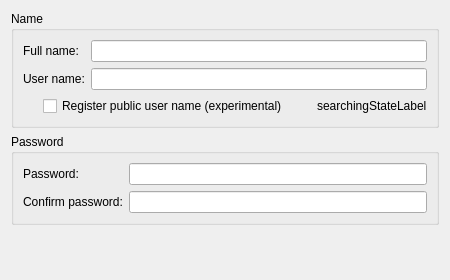
<?xml version="1.0" encoding="UTF-8"?>
<ui version="4.0">
 <class>RingAccountCredentialsPage</class>
 <widget class="QWidget" name="RingAccountCredentialsPage">
  <property name="geometry">
   <rect>
    <x>0</x>
    <y>0</y>
    <width>450</width>
    <height>280</height>
   </rect>
  </property>
  <layout class="QVBoxLayout">
   <item>
    <widget class="QGroupBox" name="nameGroupBox">
     <property name="title">
      <string>Name</string>
     </property>
     <layout class="QFormLayout">
      <item row="0" column="0">
       <widget class="QLabel" name="fullNameLabel">
        <property name="text">
         <string>Full name:</string>
        </property>
        <property name="buddy">
         <cstring>fullNameLineEdit</cstring>
        </property>
       </widget>
      </item>
      <item row="0" column="1">
       <widget class="QLineEdit" name="fullNameLineEdit"/>
      </item>
      <item row="1" column="0">
       <widget class="QLabel" name="userNameLabel">
        <property name="text">
         <string>User name:</string>
        </property>
        <property name="buddy">
         <cstring>userNameLineEdit</cstring>
        </property>
       </widget>
      </item>
      <item row="1" column="1">
       <widget class="QLineEdit" name="userNameLineEdit"/>
      </item>
      <item row="2" column="0" colspan="2">
       <layout class="QHBoxLayout">
        <item>
         <spacer>
          <property name="orientation">
           <enum>Qt::Horizontal</enum>
          </property>
          <property name="sizeType">
           <enum>QSizePolicy::Fixed</enum>
          </property>
          <property name="sizeHint" stdset="0">
           <size>
            <width>20</width>
            <height>20</height>
           </size>
          </property>
         </spacer>
        </item>
        <item>
         <widget class="QCheckBox" name="registerPublicUserNameCheckBox">
          <property name="text">
           <string>Register public user name (experimental)</string>
          </property>
         </widget>
        </item>
        <item>
         <spacer>
          <property name="orientation">
           <enum>Qt::Horizontal</enum>
          </property>
          <property name="sizeHint" stdset="0">
           <size>
            <width>40</width>
            <height>20</height>
           </size>
          </property>
         </spacer>
        </item>
        <item>
         <widget class="QLabel" name="searchingStateLabel">
          <property name="text">
           <string notr="true">searchingStateLabel</string>
          </property>
         </widget>
        </item>
       </layout>
      </item>
     </layout>
    </widget>
   </item>
   <item>
    <widget class="QGroupBox" name="passwordGroupBox">
     <property name="title">
      <string>Password</string>
     </property>
     <layout class="QFormLayout">
      <item row="0" column="0">
       <widget class="QLabel" name="passwordLabel">
        <property name="text">
         <string>Password:</string>
        </property>
        <property name="buddy">
         <cstring>confirmPasswordLineEdit</cstring>
        </property>
       </widget>
      </item>
      <item row="0" column="1">
       <widget class="QLineEdit" name="passwordLineEdit">
        <property name="echoMode">
         <enum>QLineEdit::Password</enum>
        </property>
       </widget>
      </item>
      <item row="1" column="0">
       <widget class="QLabel" name="confirmPasswordLabel">
        <property name="text">
         <string>Confirm password:</string>
        </property>
        <property name="buddy">
         <cstring>passwordLineEdit</cstring>
        </property>
       </widget>
      </item>
      <item row="1" column="1">
       <widget class="QLineEdit" name="confirmPasswordLineEdit">
        <property name="echoMode">
         <enum>QLineEdit::Password</enum>
        </property>
       </widget>
      </item>
     </layout>
    </widget>
   </item>
   <item>
    <spacer>
     <property name="orientation">
      <enum>Qt::Vertical</enum>
     </property>
     <property name="sizeHint" stdset="0">
      <size>
       <width>20</width>
       <height>40</height>
      </size>
     </property>
    </spacer>
   </item>
  </layout>
 </widget>
 <tabstops>
  <tabstop>fullNameLineEdit</tabstop>
  <tabstop>userNameLineEdit</tabstop>
  <tabstop>registerPublicUserNameCheckBox</tabstop>
  <tabstop>passwordLineEdit</tabstop>
  <tabstop>confirmPasswordLineEdit</tabstop>
 </tabstops>
 <resources/>
 <connections>
  <connection>
   <sender>registerPublicUserNameCheckBox</sender>
   <signal>toggled(bool)</signal>
   <receiver>searchingStateLabel</receiver>
   <slot>setVisible(bool)</slot>
   <hints>
    <hint type="sourcelabel">
     <x>162</x>
     <y>122</y>
    </hint>
    <hint type="destinationlabel">
     <x>357</x>
     <y>122</y>
    </hint>
   </hints>
  </connection>
 </connections>
</ui>
